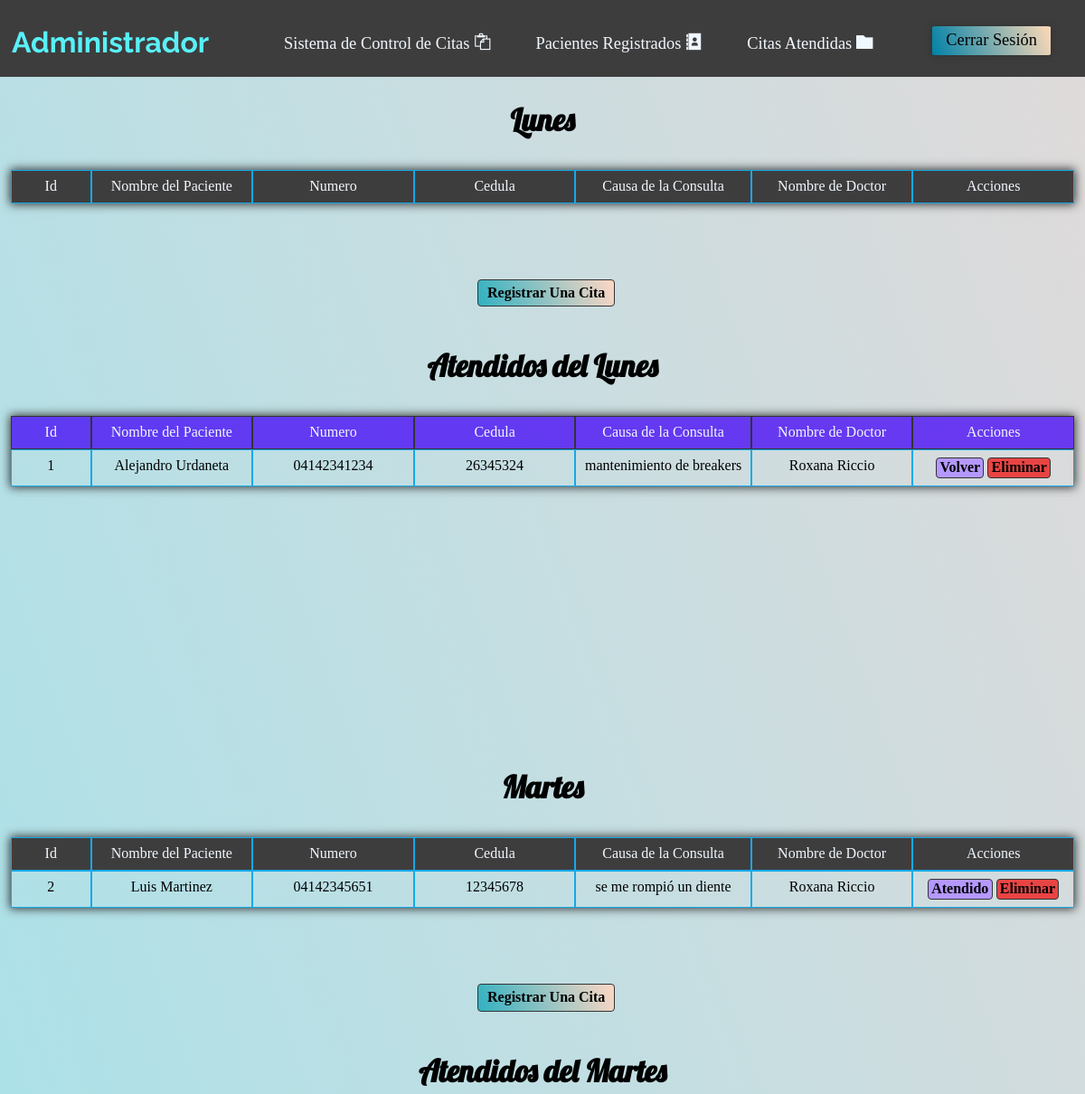
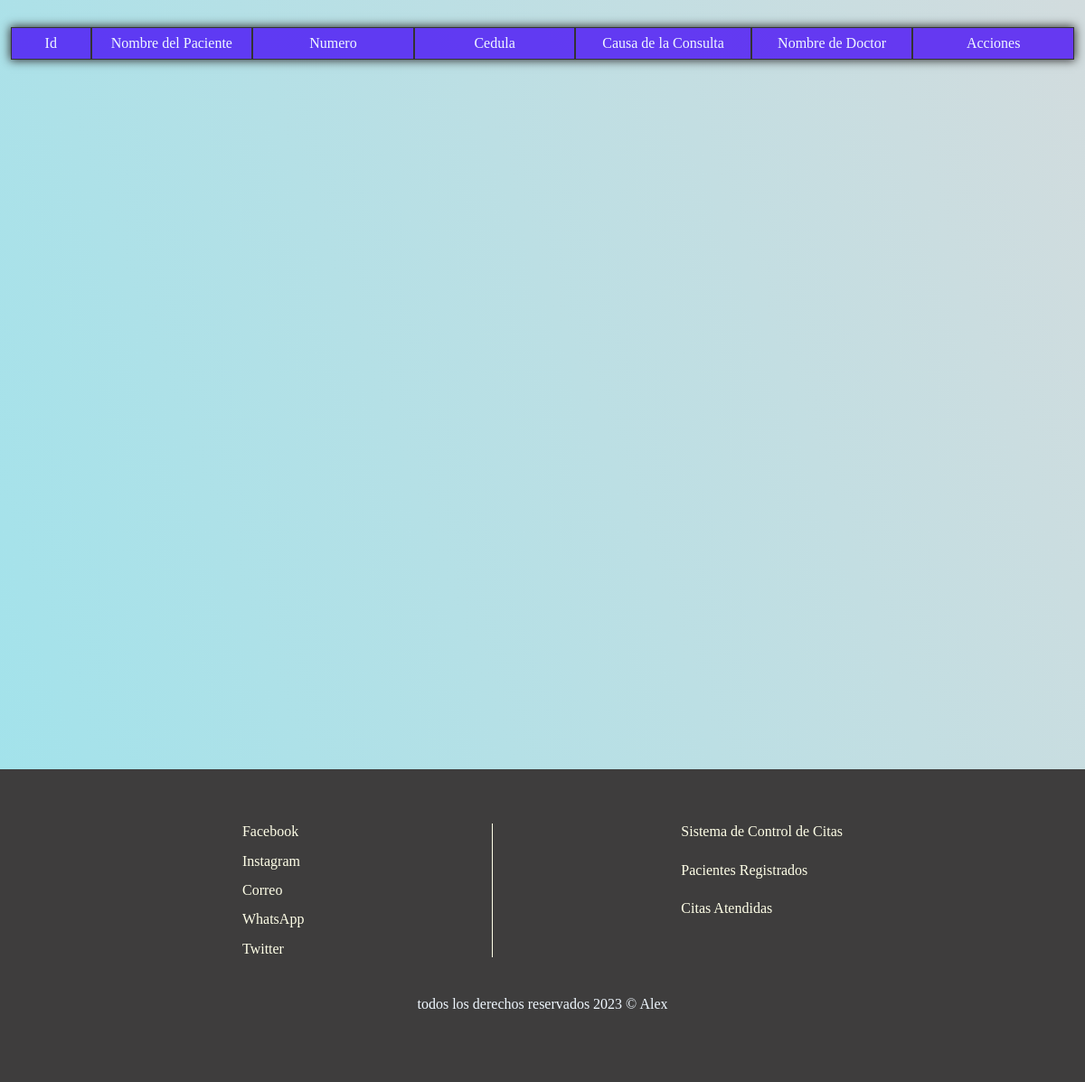
The app's page /admin/index.php (signed in) with its own data (2 pictures, top to bottom).
### tables this page shows
CREATE TABLE `consulta` (
  `id_consulta` int(9) NOT NULL,
  `nombre` varchar(30) NOT NULL,
  `apellido` varchar(30) NOT NULL,
  `numero` varchar(11) NOT NULL,
  `cedula` varchar(9) NOT NULL,
  `causa` varchar(90) NOT NULL,
  `dia` varchar(20) NOT NULL,
  `fecha_solicitud` date NOT NULL,
  `fecha_atencion` date DEFAULT NULL,
  `nombre_doctora` varchar(30) NOT NULL,
  `status` int(1) NOT NULL
);

### admin/index.php (the view, shortened to what this page needs)
<!DOCTYPE html>
<html lang="es">
<head>
  <link rel="stylesheet" href="../styles/normalize.css">
  <link rel="stylesheet" href="styles/menu.css">
  <link rel="stylesheet" href="styles/index.css">
  <link rel="stylesheet" href="styles/footer.css">
  <link rel="stylesheet" href="styles/modal.css">
  <link rel="stylesheet" href="../Iconos/style.css">
</head>
<body>
  <?php include '../client/conexion.php';
  $operator = "SELECT * FROM consulta WHERE dia = 'lunes' AND status != 2";
  $select = $conexion->query($operator);
  if ($select->num_rows > 0) { ?>
    <h2 class="dia"> Lunes </h2>
    <div class="table">
      <div class="thead__table">
        <div class="thead id">Id</div>
        <div class="thead">Nombre del Paciente</div>
        <div class="thead">Numero</div>
        <div class="thead">Cedula</div>
        <div class="thead causa">Causa de la Consulta</div>
        <div class="thead">Nombre de Doctor</div>
        <div class="thead"> Acciones </div>
      </div>
    </div>
    <button class="insertar"> Registrar Una Cita </button>
    <?php $operator = "SELECT * FROM consulta WHERE status = 1 AND dia = 'lunes'";
    $select = $conexion->query($operator); ?>
    <h3 class="dia">Atendidos del Lunes</h3>
    <div class="table">
      <div class="thead__table">
        <div class="thead id aten">Id</div>
        <div class="thead aten">Nombre del Paciente</div>
        <div class="thead aten">Numero</div>
        <div class="thead aten">Cedula</div>
        <div class="thead causa aten">Causa de la Consulta</div>
        <div class="thead aten">Nombre de Doctor</div>
        <div class="thead aten"> Acciones </div>
      </div>
      <?php
      while ($resultado = mysqli_fetch_array($select)) {
      ?>
        <div class="tbody__table">
          <div class="tbody id"><?php echo $resultado['id_consulta']; ?></div>
          <div class="tbody nom"><?php echo $resultado['nombre'] . " " . $resultado['apellido']; ?></div>
          <div class="tbody"><?php echo $resultado['numero']; ?></div>
          <div class="tbody"><?php echo $resultado['cedula']; ?></div>
          <div class="tbody causa"><?php echo $resultado['causa']; ?></div>
          <div class="tbody nom"><?php echo $resultado['nombre_doctora']; ?></div>
          <div class="tbody"><a href="../client/crud/status3.php?id=<?php echo $resultado['id_consulta'] ?>"><button class="volver">Volver</button></a> <a href="../client/crud/status2.php?id=<?php echo $resultado['id_consulta']?>"><button class="eliminar">Eliminar</button></a></div>
        </div><?php }
      mysqli_close($conexion) ?>
    </div>
  <?php } ?>
  <div class="space"></div>
  <?php include '../client/conexion.php';
  $operator = "SELECT * FROM consulta WHERE dia = 'martes'  AND status != 2";
  $select = $conexion->query($operator);
  if ($select->num_rows > 0) { ?>
    <h2 class="dia"> Martes </h2>
    <div class="table">
      <div class="thead__table">
        <div class="thead id">Id</div>
        <div class="thead">Nombre del Paciente</div>
        <div class="thead">Numero</div>
        <div class="thead">Cedula</div>
        <div class="thead causa">Causa de la Consulta</div>
        <div class="thead">Nombre de Doctor</div>
        <div class="thead"> Acciones </div>
      </div>
      <?php
      $operator = "SELECT * FROM consulta WHERE dia = 'martes' AND status = 0";
      $select = $conexion->query($operator);
      while ($resultado = mysqli_fetch_array($select)) {
      ?>
        <div class="tbody__table">
          <div class="tbody id"><?php echo $resultado['id_consulta']; ?></div>
          <div class="tbody nom"><?php echo $resultado['nombre'] . " " . $resultado['apellido']; ?></div>
          <div class="tbody"><?php echo $resultado['numero']; ?></div>
          <div class="tbody"><?php echo $resultado['cedula']; ?></div>
          <div class="tbody causa"><?php echo $resultado['causa']; ?></div>
          <div class="tbody nom"><?php echo $resultado['nombre_doctora']; ?></div>
          <div class="tbody"><a href="../client/crud/status1.php?id=<?php echo $resultado['id_consulta']?>"><button class="atendido">Atendido</button></a> <a href="../client/crud/status2.php?id=<?php echo $resultado['id_consulta']?>"><button class="eliminar">Eliminar</button></a></div>
        </div><?php } ?>
    </div>
    <button class="insertar"> Registrar Una Cita </button>
    <h3 class="dia">Atendidos del Martes</h3>
    <div class="table">
      <div class="thead__table">
        <div class="thead id aten">Id</div>
        <div class="thead aten">Nombre del Paciente</div>
        <div class="thead aten">Numero</div>
        <div class="thead aten">Cedula</div>
        <div class="thead causa aten">Causa de la Consulta</div>
        <div class="thead aten">Nombre de Doctor</div>
        <div class="thead aten"> Acciones </div>
      </div>
    </div>
  <?php } ?>
  <div class="space"></div>
  <div class="space"></div>
  <div class="space"></div>
</body>
</html>

### admin/styles/menu.css (style rules this page uses)
header { display: flex; align-items: center; justify-content: space-around; flex: 1; padding: 10px 10px 0 0; width: 100%; height: 75px; background: #3e3d3d; color: aliceblue; }
.list__menu { display: flex; list-style-type: none; position: relative; right: 30px; }
.item__menu { padding: 5px 10px; margin: 0 15px; }
.item__menu > a { color: aliceblue; text-decoration: none; font-size: 1.15em; }
.title { width: 20%; text-decoration: none; font-family: 'Raleway', sans-serif !important; color: #59f0f8; }
.buttons { padding: 15px 0 0; }
.login { position: relative; top: 20px; right: 20px; margin: 0 5px; font-size: 1.15em; padding: 5px 15px; background: linear-gradient(70deg, #0081a7, #fed9b7); border: none; border-radius: 4%; box-shadow: 0 0 7px 1px #333; cursor: pointer; }

### admin/styles/index.css (style rules this page uses)
html, body { background: linear-gradient(70deg, #9fe3ec, #e0dada); background-repeat: no-repeat; background-attachment: fixed; }
.dia { text-align: center; font-family: 'Lobster' !important; font-size: 34px; }
.table { width: 98%; display: flex; flex-direction: column; justify-content: center; margin: 3% auto 2%; font-size: 16px; border: none; box-shadow: 0 0 10px 1px #333; margin-bottom: 5%; }
.thead, .tbody { padding: 8px; border: 1px solid #14a9e9; width: 15%; max-width: 15%; text-align: center; max-height: 50px; }
.thead { color: aliceblue; background: #3e3d3d; }
.id { max-width: 6% !important; }
.tbody__table, .thead__table { display: flex; width: 100%; }
.causa { width: 40% !important; }
.eliminar, .atendido, .editar, .volver { padding: 1% 2%; font-weight: bold; text-align: center; border: 1px solid #333; border-radius: 4px; cursor: pointer; transition: all ease .4s; }
.eliminar { background: #e94444; }
.atendido, .volver { background: #b498ff; }
.aten { background: #4200f7bd; border: 1px solid #333; }
.insertar { position: relative; left: 44%; margin: 2% 0 1%; background: linear-gradient(70deg, #30B1C1, #fed7c4); border: 1px solid #333; padding: 5px 10px; font-weight: bold; border-radius: 4px; cursor: pointer; }
.nom { text-transform: capitalize; }
.space { height: 225px; }

### admin/styles/footer.css (style rules this page uses)
.footer { color: aliceblue; background: #3e3d3d; position: relative; top: 50px; }
.container__footer { padding: 5%; }
.buttons { margin-bottom: 5%; }
.content__footer { display: flex; justify-content: space-evenly; }
.social__footer { display: flex; flex-direction: column; gap: 14px; }
.social__footer>a { text-decoration: none; color: #FFFFE8; }
.menu { display: flex; flex-direction: column; gap: 24px; }
.menu>a { text-decoration: none; color: #FFFFE8; }
.footer__info { margin-top: 4%; text-align: center; }

### records on screen
consulta: id_consulta "1", nombre "Alejandro", apellido "Urdaneta", numero "04142341234", cedula "26345324", causa "mantenimiento de breakers", nombre_doctora "Roxana Riccio"
consulta: id_consulta "2", nombre "Luis", apellido "Martinez", numero "04142345651", cedula "12345678", causa "se me rompió un diente", nombre_doctora "Roxana Riccio"
